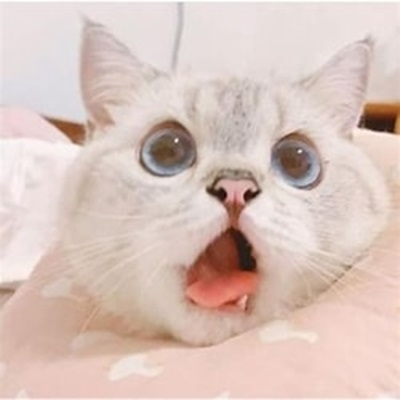
#> input picture day09/cat.jpg, 400 x 400 px, found by its file name
$ python p60_opencv.py
#> lines starting #> are read from the running program, lines starting #| are printed output that depends on the picture; after the words box and inside, x2 and y2 are one past the last pixel; in counts of white or black regions, pixels touching at a corner belong together
# file: p60_opencv.py
# desc: OpenCV 이미지 처리 계속

import cv2

image = cv2.imread('./day09/cat.jpg', cv2.IMREAD_UNCHANGED)
#> image is the input picture: shape (400, 400, 3); mean B, G, R 188.3, 196.1, 217.5
dst = cv2.flip(image, 1) # 0: 위아래 반전 , 1: 좌우 반전
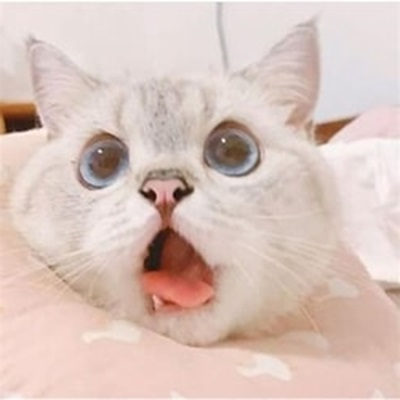
#> dst: shape (400, 400, 3); mean B, G, R 188.3, 196.1, 217.5

height, width, channel = image.shape
#> height = 400; width = 400; channel = 3
matrix = cv2.getRotationMatrix2D((width/2,height/2),90,2) # 세번째 옵션, scale 1: CCW 반시계방향, -1: CW(시계방향), 2(배율)
thrd = cv2.warpAffine(image, matrix, (width, height))
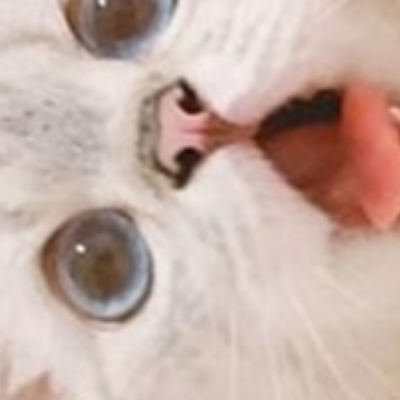
#> thrd: shape (400, 400, 3); mean B, G, R 165.5, 174.3, 198

reverse = cv2.bitwise_not(image) # 반전색
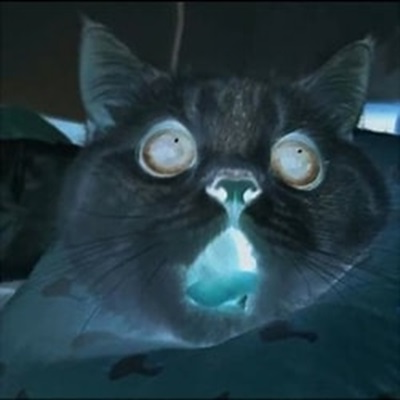
#> reverse: shape (400, 400, 3); mean B, G, R 66.7, 58.9, 37.5
gray = cv2.cvtColor(image, cv2.COLOR_BGR2GRAY) # 그레이 스케일
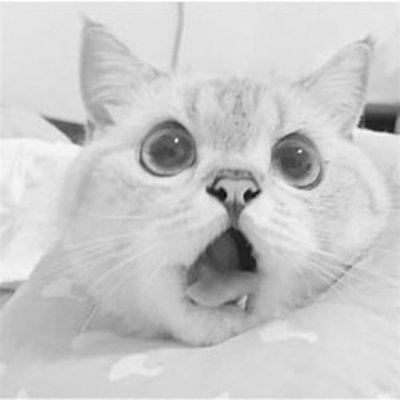
#> gray: shape (400, 400); min 13, max 255, mean 201.6
ret, bny = cv2.threshold(gray, 100, 255, cv2.THRESH_BINARY) # 이진화 (0,1)
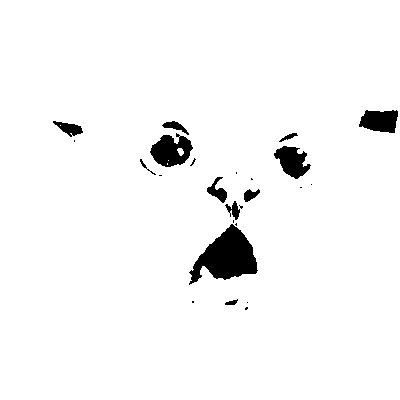
#> bny: shape (400, 400); 96.5% white; 25 black regions (13 under 20 px), largest, box (x1, y1, x2, y2) and area: (189, 224, 258, 285) 2233, (150, 133, 193, 167) 933, (274, 146, 311, 179) 721

cv2.imshow('cat', image)
cv2.imshow('flip',dst)
cv2.imshow('Rotation', thrd)
cv2.imshow('Reverse', reverse)
cv2.imshow('gray', gray)
cv2.imshow('binary', bny)


cv2.waitKey(0)
cv2.destroyAllWindows()
